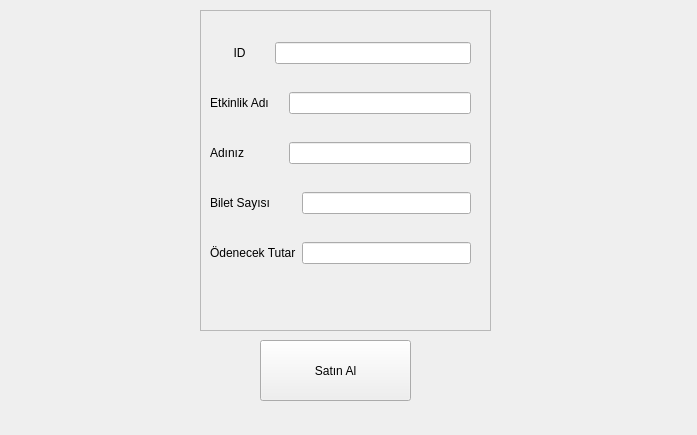
<?xml version="1.0" encoding="UTF-8"?>
<ui version="4.0">
 <class>Form</class>
 <widget class="QWidget" name="Form">
  <property name="geometry">
   <rect>
    <x>0</x>
    <y>0</y>
    <width>697</width>
    <height>435</height>
   </rect>
  </property>
  <property name="windowTitle">
   <string>Form</string>
  </property>
  <widget class="QPushButton" name="satin_al_buton">
   <property name="geometry">
    <rect>
     <x>260</x>
     <y>340</y>
     <width>151</width>
     <height>61</height>
    </rect>
   </property>
   <property name="text">
    <string>Satın Al</string>
   </property>
  </widget>
  <widget class="QFrame" name="frame">
   <property name="geometry">
    <rect>
     <x>200</x>
     <y>10</y>
     <width>291</width>
     <height>321</height>
    </rect>
   </property>
   <property name="frameShape">
    <enum>QFrame::StyledPanel</enum>
   </property>
   <property name="frameShadow">
    <enum>QFrame::Raised</enum>
   </property>
   <widget class="QWidget" name="layoutWidget">
    <property name="geometry">
     <rect>
      <x>10</x>
      <y>10</y>
      <width>261</width>
      <height>271</height>
     </rect>
    </property>
    <layout class="QGridLayout" name="gridLayout">
     <item row="0" column="0">
      <widget class="QLabel" name="id_label">
       <property name="text">
        <string>&lt;html&gt;&lt;head/&gt;&lt;body&gt;&lt;p align=&quot;center&quot;&gt;ID&lt;/p&gt;&lt;/body&gt;&lt;/html&gt;</string>
       </property>
      </widget>
     </item>
     <item row="0" column="1" colspan="3">
      <widget class="QLineEdit" name="id_line_edit"/>
     </item>
     <item row="1" column="0">
      <widget class="QLabel" name="etkinlik_adi_label">
       <property name="text">
        <string>&lt;html&gt;&lt;head/&gt;&lt;body&gt;&lt;p align=&quot;center&quot;&gt;Etkinlik Adı&lt;/p&gt;&lt;/body&gt;&lt;/html&gt;</string>
       </property>
      </widget>
     </item>
     <item row="1" column="2" colspan="2">
      <widget class="QLineEdit" name="etknilik_adi_line_edit"/>
     </item>
     <item row="2" column="0" colspan="2">
      <widget class="QLabel" name="isim_label">
       <property name="text">
        <string>Adınız</string>
       </property>
      </widget>
     </item>
     <item row="2" column="2" colspan="2">
      <widget class="QLineEdit" name="isim_line_edit"/>
     </item>
     <item row="3" column="0" colspan="3">
      <widget class="QLabel" name="bilet_sayisi_label">
       <property name="text">
        <string>Bilet Sayısı</string>
       </property>
      </widget>
     </item>
     <item row="3" column="3">
      <widget class="QLineEdit" name="bilet_sayisi_line_edit"/>
     </item>
     <item row="4" column="0" colspan="3">
      <widget class="QLabel" name="odenecek_tutar_label">
       <property name="text">
        <string>Ödenecek Tutar</string>
       </property>
      </widget>
     </item>
     <item row="4" column="3">
      <widget class="QLineEdit" name="odenecek_tutar_line_edit"/>
     </item>
    </layout>
   </widget>
  </widget>
 </widget>
 <resources/>
 <connections/>
</ui>
